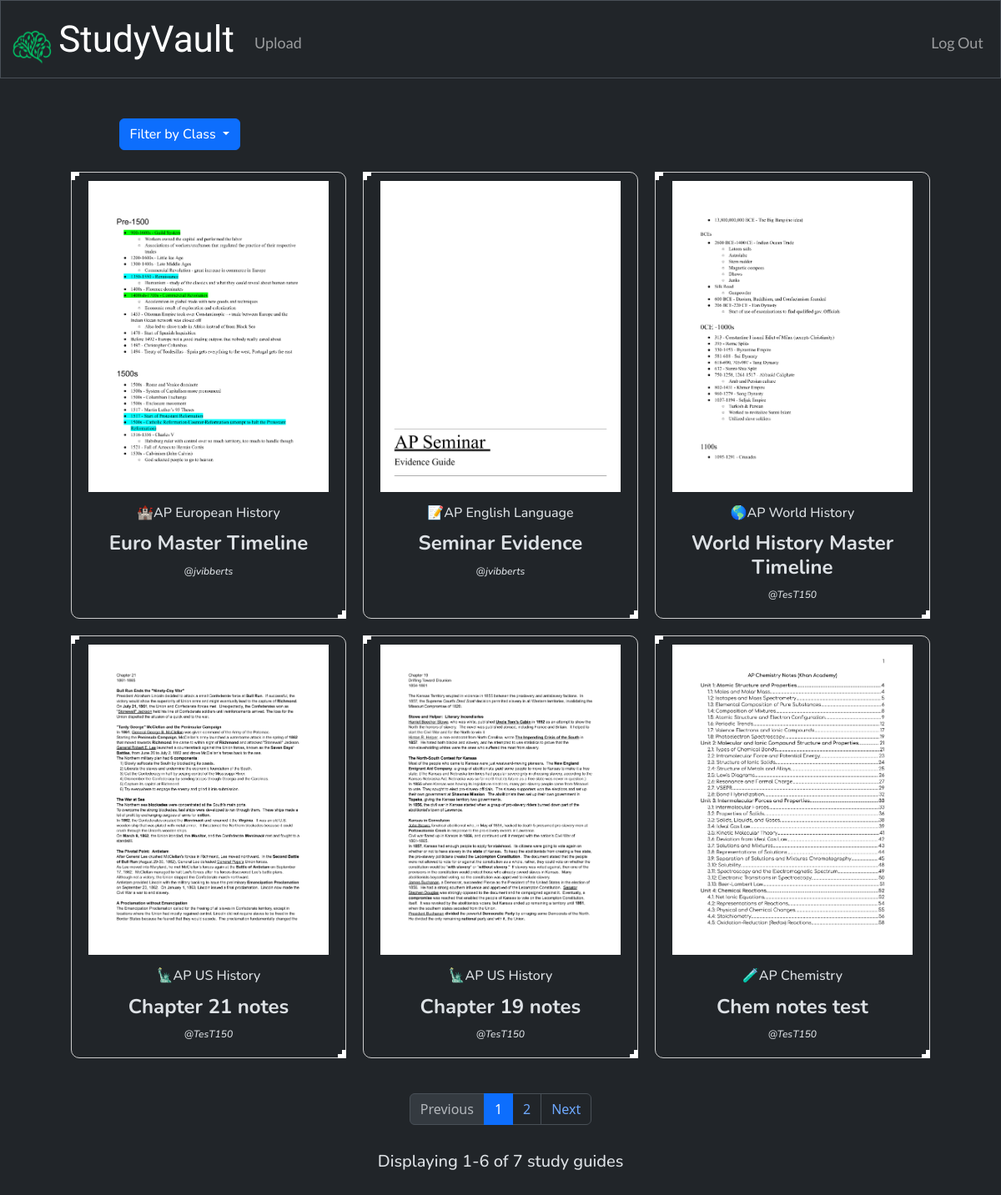
/ (signed in), run on the app's committed database.
### tables this page shows
CREATE TABLE notes (
    id INTEGER PRIMARY KEY AUTOINCREMENT NOT NULL,
    title TEXT NOT NULL,
    file_path TEXT NOT NULL,
    user_id INTEGER NOT NULL,
    class_id INTEGER NOT NULL, thumbnail_path TEXT,
    FOREIGN KEY(user_id) REFERENCES users(id),
    FOREIGN KEY(class_id) REFERENCES classes(id)
);

CREATE TABLE classes (
    id INTEGER PRIMARY KEY AUTOINCREMENT NOT NULL,
    class_name TEXT NOT NULL
);

CREATE TABLE users (
    id INTEGER PRIMARY KEY AUTOINCREMENT NOT NULL,
    username TEXT NOT NULL,
    hash TEXT NOT NULL
);

### app.py (the view)
@app.route("/", methods=["GET"])
@login_required
def index():
    if request.method == "GET":
        page = request.args.get("page", 1, type=int)  # get the current page from the url parameters
        selected_class = request.args.get("class_id", type=int)
        pdfs_per_page = 6
        classes = db.execute("SELECT id, class_name FROM classes;")
        query = (
            "SELECT notes.title, notes.file_path, users.username, classes.class_name, notes.thumbnail_path "
            "FROM notes JOIN users ON notes.user_id = users.id JOIN classes ON notes.class_id = classes.id"
        )
        if selected_class:
            query += " WHERE classes.id = :class_id"
            query += " ORDER BY notes.id DESC"
            all_notes = db.execute(query, class_id=selected_class)
        else:
            query += " ORDER BY notes.id DESC"
            all_notes = db.execute(query)
        note_count = len(all_notes)
        total_pages = (note_count + pdfs_per_page - 1) // pdfs_per_page
        start = (page - 1) * pdfs_per_page
        end = start + pdfs_per_page
        notes = all_notes[start:end]
        return render_template("index.html", notes=notes, total_pages=total_pages, note_count=note_count, page=page, start=start, end=end, classes=classes, selected_class=selected_class)

### app.py (called while the page is built)
@app.after_request
def after_request(response):
    response.headers["Cache-Control"] = "no-cache, no-store, must-revalidate"
    response.headers["Expires"] = 0
    response.headers["Pragma"] = "no-cache"
    return response

### helpers.py (called while the page is built)
def login_required(f):
    @wraps(f)
    def decorated_function(*args, **kwargs):
        if session.get("user_id") is None:
            return redirect("/login")
        return f(*args, **kwargs)
    return decorated_function

### templates/index.html (shortened to what this page needs)
{% extends "layout.html" %}
{% block main %}
    <div class="container container2">
        <div class="row align-items-center mb-3">
            <div class="col-auto">
                <form method="get" action="/" class="mb-0">
                    <div class="dropdown">
                        <button class="btn btn-primary dropdown-toggle nunito" type="button" id="classDropdown" data-bs-toggle="dropdown" aria-expanded="false">
                            {% if selected_class %}
                                {{ classes | selectattr('id', 'equalto', selected_class) | map(attribute='class_name') | first }}
                            {% else %}
                                Filter by Class
                            {% endif %}
                        </button>
                    </div>
                </form>
            </div>
        </div>
    </div>
     <div class="mx-auto w-auto mb-3 notes">
        {% for note in notes %}
        <div class="note hover-animation" data-file-path="{{ note.file_path }}" onclick="showPDF(this)">
            <img class="thumbnail" src="{{ note.thumbnail_path }}" alt="PDF Image">
            <h3 class="very-mini-margin-top">{{ note.class_name }}</h3>
            <h2 class="text-enlarge">{{ note.title }}</h2>
            <h3 class="text-shrink">@{{ note.username }}</h3>
        </div>
        {% endfor %}
     </div>
    <div class="center mini-margin-top">
        <nav>
            <ul class="pagination justify-content-center mb-0">
                <li class="page-item {% if page == 1 %}disabled{% endif %}">
                    <a class="page-link" href="/?page={{ page - 1 }}{% if selected_class %}&class_id={{ selected_class }}{% endif %}">Previous</a>
                </li>
                {% for p in range(1, total_pages + 1) %}
                    <li class="page-item {% if page == p %}active{% endif %}">
                        <a class="page-link" href="/?page={{ p }}{% if selected_class %}&class_id={{ selected_class }}{% endif %}">{{ p }}</a>
                    </li>
                {% endfor %}
                <li class="page-item {% if page == total_pages %}disabled{% endif %}">
                    <a class="page-link" href="/?page={{ page + 1 }}{% if selected_class %}&class_id={{ selected_class }}{% endif %}">Next</a>
                </li>
            </ul>
        </nav>
    </div>
    <h2 class="mini-margin-top">Displaying {{ start + 1 }}-{{ end if end <= note_count else note_count }} of {{ note_count }} study guides</h2>
{% endblock %}

### templates/layout.html (shortened to what this page needs)
<!DOCTYPE html>
<html lang="en" data-bs-theme="dark">
    <head>
        <link href="https://cdn.jsdelivr.net/npm/bootstrap@5.3.3/dist/css/bootstrap.min.css" rel="stylesheet">
        <link href="/static/styles.css" rel="stylesheet">
    </head>
    <body>
        <nav class="bg-dark border navbar navbar-expand-md navbar-dark sticky-top">
            <div class="container-fluid">
                <a class="navbar-brand" href="/">
                    <img src="/static/brain.png" alt="Logo" width="52" height="46">
                    <span class="red mt-2 me-auto grenze-gotisch">StudyVault</span>
                </a>
                <div class="collapse navbar-collapse" id="navbar">
                    {% if session["user_id"] %}
                        <ul class="navbar-nav me-auto mt-2">
                            <li class="nav-item"><a class="nav-link lato-regular" href="/upload">Upload</a></li>
                        </ul>
                        <ul class="navbar-nav ms-auto mt-2">
                            <li class="nav-item"><a class="nav-link lato-regular" href="/logout">Log Out</a></li>
                        </ul>
                    {% else %}
                        <ul class="navbar-nav ms-auto mt-2">
                            <li class="nav-item"><a class="nav-link lato-regular" href="/register">Register</a></li>
                            <li class="nav-item"><a class="nav-link lato-regular" href="/login">Log In</a></li>
                        </ul>
                    {% endif %}
                </div>
            </div>
        </nav>
        <main class="container py-5 text-center">
            {% block main %}{% endblock %}
        </main>
    </body>
</html>

### static/styles.css (style rules this page uses)
.container { margin-left: auto; margin-right: auto; padding-left: 15px; padding-right: 15px; text-align: center; width: 90%; }
.notes { display: flex; flex-wrap: wrap; }
.note { border: 1px solid #ccc; padding: 10px; margin: 10px; width: calc(33.33% - 20px); box-sizing: border-box; }
.thumbnail { max-width: 100%; height: auto; }
h2 { font-size: 20px; text-align: center; margin-top: 12px; margin-bottom: 12px; font-family: "Nunito", serif; font-optical-sizing: auto; font-weight: 500; font-style: normal; }
h3 { font-size: 16px; text-align: center; margin-top: 10px; margin-bottom: 10px; font-family: "Nunito", serif; font-optical-sizing: auto; font-weight: 500; font-style: normal; }
.center { margin: 0 auto; }
.hover-animation { cursor: pointer; position: relative; padding: 10px 20px; font-size: 28px; border-top-right-radius: 10px; border-bottom-left-radius: 10px; transition: all 1s; }
.hover-animation:after, .hover-animation:before { content: " "; width: 10px; height: 10px; position: absolute; border: 0px solid #f2f2f2; transition: all 1s; }
.hover-animation:after { top: -1px; left: -1px; border-top: 5px solid white; border-left: 5px solid white; }
.hover-animation:before { bottom: -1px; right: -1px; border-bottom: 5px solid white; border-right: 5px solid white; }
.grenze-gotisch { font-family: "Grenze Gotisch", serif; font-optical-sizing: auto; font-weight: 400; font-style: normal; font-size: 44px; }
.lato-regular { font-family: "Lato", serif; font-weight: 400; font-style: normal; font-size: 18px; }
.nunito { font-family: "Nunito", serif; font-optical-sizing: auto; font-weight: 500; font-style: normal; }
.btn { font-family: "Nunito", serif; font-optical-sizing: auto; font-weight: 500; font-style: normal; }
.mini-margin-top { margin-top: 4vh; }
.very-mini-margin-top { margin-top: 2vh; }
.text-enlarge { font-size: 24px !important; font-weight: 650 !important; }
.text-shrink { font-size: 12px !important; font-style: italic !important; }

### data on the page
notes: thumbnail_path (picture), class_name "🏰AP European History", title "Euro Master Timeline", username "jvibberts"
notes: thumbnail_path (picture), class_name "📝AP English Language", title "Seminar Evidence", username "jvibberts"
notes: thumbnail_path (picture), class_name "🌎AP World History", title "World History Master Timeline", username "TesT150"
notes: thumbnail_path (picture), class_name "🗽AP US History", title "Chapter 21 notes", username "TesT150"
notes: thumbnail_path (picture), class_name "🗽AP US History", title "Chapter 19 notes", username "TesT150"
notes: thumbnail_path (picture), class_name "🧪AP Chemistry", title "Chem notes test", username "TesT150"

### other printed values
{{ p }} "1" "2"
{{ start + 1 }} "1"
{{ end if end <= note_count else note_count }} "6"
{{ note_count }} "7"
